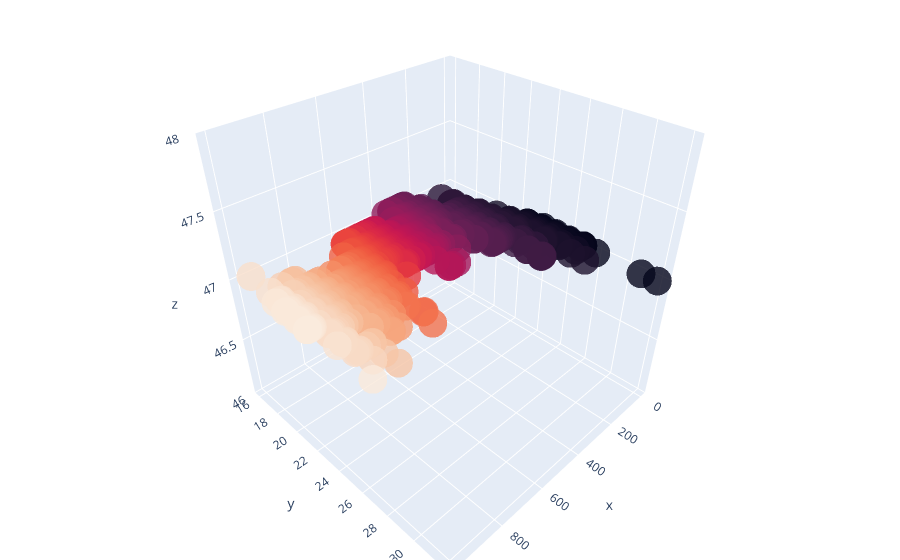

Here is the notebook cell this chart was saved with:
### Code cell
import pandas as pd
data = pd.read_csv("gcp_DSJC500.5_tabu_col_dist.csv")[["fit","nb_colors"]][::1000]

import plotly
import plotly.graph_objs as go
import seaborn as sns

trace = go.Scatter3d(
    x=list(range(len(data))),
    # x=[0] * len(data),
    y=data["fit"],
    z=data["nb_colors"],
    mode="markers",
    marker={
        "size": 10,
        "opacity": 0.8,
        "color":sns.color_palette("rocket", len(data["fit"]))
    },
)

# Configure the layout.
layout = go.Layout(margin={"l": 0, "r": 0, "b": 0, "t": 0})

data_ = [trace]

plot_figure = go.Figure(data=data_, layout=layout)

# Render the plot.
plotly.offline.iplot(plot_figure)

### Figure 1 — Plotly figure (JSON) as saved in the notebook; plotly's stock layout.template omitted (floating-point values rounded to 4 significant figures; data arrays with more than 128 entries replaced by an {"elided": "..."} marker saying what was removed)
{"data": [{"marker": {"color": {"elided": "1000x3 float values"}, "opacity": 0.8, "size": 10}, "mode": "markers", "type": "scatter3d", "x": {"elided": "1000 int values"}, "y": {"elided": "1000 int values"}, "z": {"elided": "1000 int values"}}], "layout": {"margin": {"b": 0, "l": 0, "r": 0, "t": 0}}}
